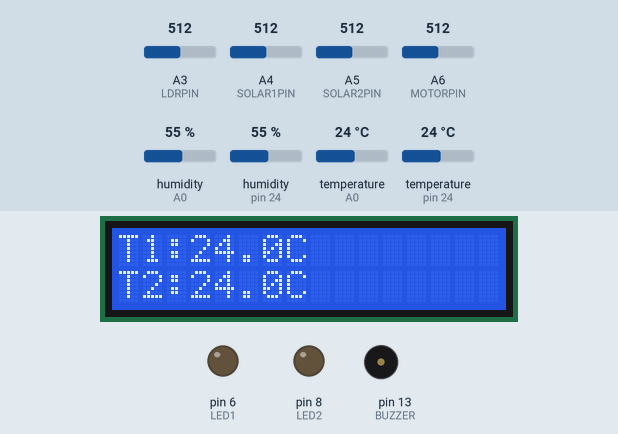
Simulated run of this sketch. Board: Arduino Nano, built with avr-gcc and run on an emulated ATmega328P. Shown: 16×2 character LCD, output pins drawn as LEDs (lit = HIGH), buzzer (waves = sounding, pin HIGH). The test bench sets the inputs (shaded band); at power-on: A3 (LDRPIN) = 512, temperature (sensors on A0, pin 24) 24 °C, A4 (SOLAR1PIN) = 512, A5 (SOLAR2PIN) = 512, A6 (MOTORPIN) = 512, humidity (sensors on A0, pin 24) 55 %. What the sketch prints to the serial monitor is not drawn.

Above: at 1.2 s.
1.3 s: A3 (LDRPIN) set to 487
At 9.7 s:
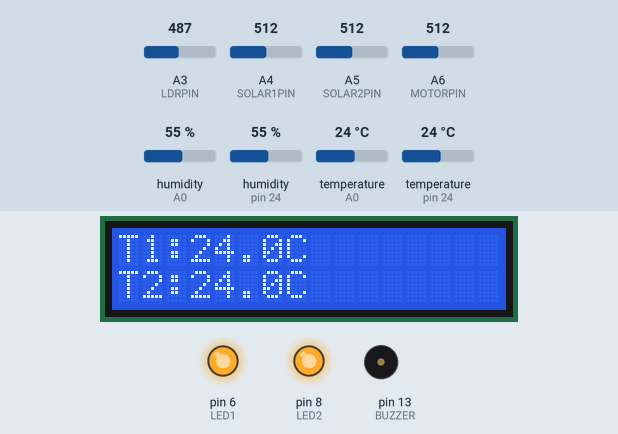
10.8 s: A3 (LDRPIN) set to 510
At 18.9 s:
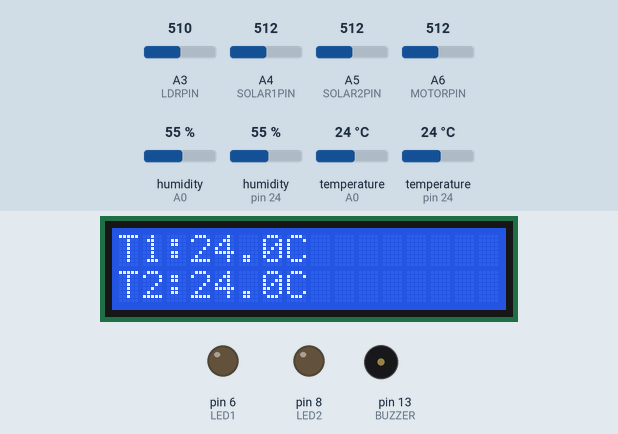
19.9 s: temperature (sensor on A0) set to 12 °C
At 28.0 s:
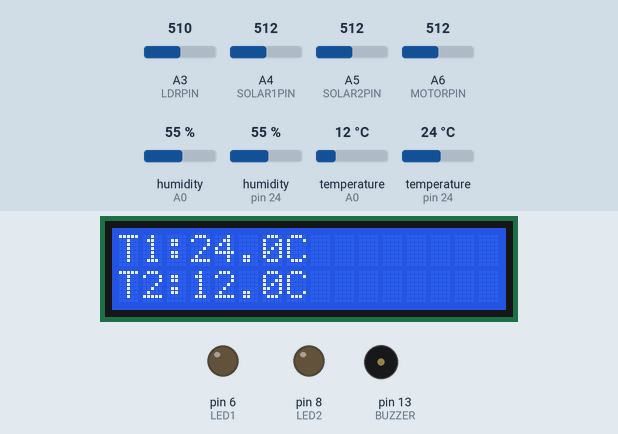
32.1 s: temperature (sensor on pin 24) set to 12 °C
At 37.1 s:
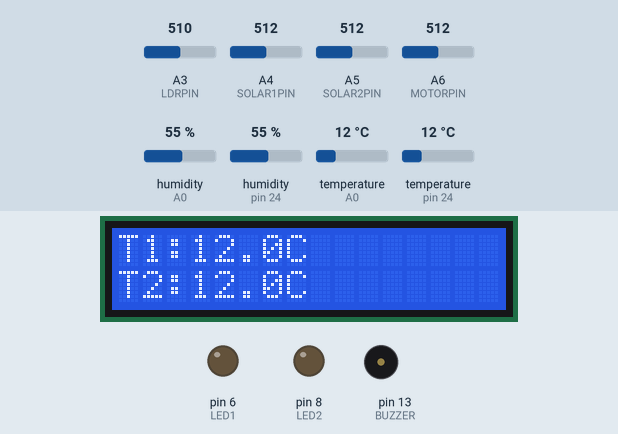
41.2 s: A4 (SOLAR1PIN) set to 490
At 52.3 s:
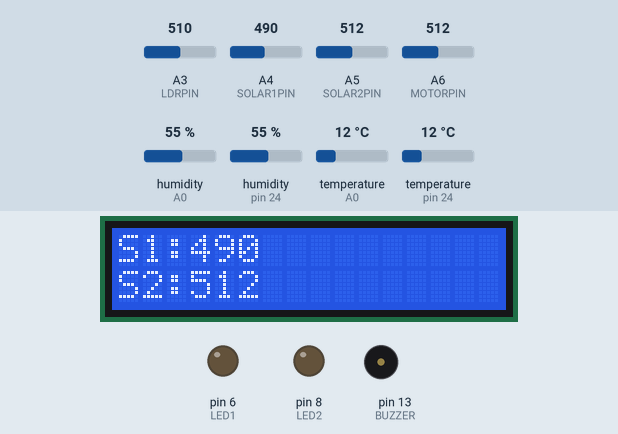
53.5 s: A5 (SOLAR2PIN) set to 490
At 61.4 s:
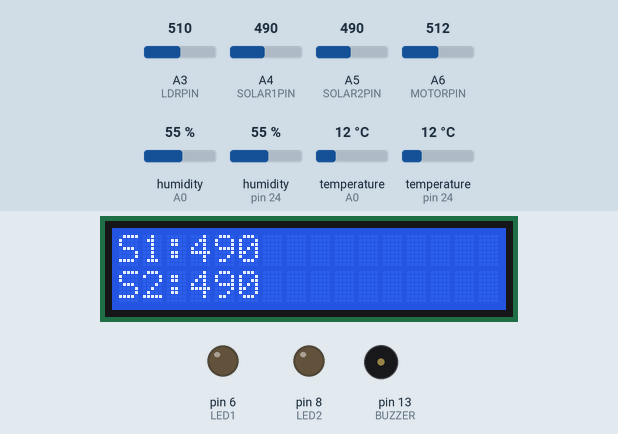
Timing chart, 0 to 62.9 s (numbered marks = the images above; inputs shaded):
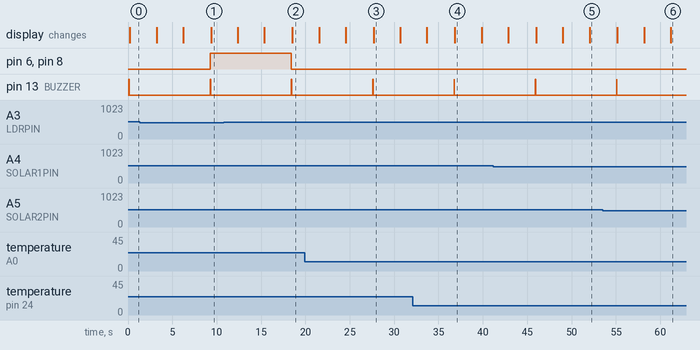

Measured:
- the behaviour switches between 500 and 499 on A3 (LDRPIN) (found by bisection; images 0 and 1)
- after the input at 1.3 s, pin 6 (LED1), pin 8 (LED2): LOW → HIGH after 8.0 s
- after the input at 10.8 s, pin 6 (LED1), pin 8 (LED2): HIGH → LOW after 7.6 s
- what the display in image 3 shows lasts 3.0 s, from 27.7 s to 30.7 s

The sketch:

GroenHuisLes6.ino
```cpp
#include <LiquidCrystal.h>
#include <DHT.h>

// ---------------- LCD ----------------
// RS, E, D4, D5, D6, D7
LiquidCrystal lcd(3, 5, 9, 10, 11, 12);

// ---------------- DHT ----------------
#define DHTTYPE DHT11
#define DHTPIN1 24
#define DHTPIN2 A0

DHT dht1(DHTPIN1, DHTTYPE);
DHT dht2(DHTPIN2, DHTTYPE);

// ---------------- ANALOGE SENSOREN ----------------
#define LDRPIN    A3
#define SOLAR1PIN A4
#define SOLAR2PIN A5
#define MOTORPIN  A6

// ---------------- OUTPUTS ----------------
#define LED1 6
#define LED2 8
#define BUZZER 13

// ---------------- HC-SR04 ----------------
#define TRIGPIN 2
#define ECHOPIN 4

// ---------------- VARIABLES ----------------
long duration;
float distance;

void setup() {
  lcd.begin(16, 2);

  dht1.begin();
  dht2.begin();

  pinMode(LED1, OUTPUT);
  pinMode(LED2, OUTPUT);
  pinMode(MOTORPIN, INPUT);

  pinMode(TRIGPIN, OUTPUT);
  pinMode(ECHOPIN, INPUT);

  pinMode(BUZZER, OUTPUT);

  Serial.begin(9600);
}

void loop() {

  // ---------------- SENSOREN ----------------
  float t1 = dht1.readTemperature();
  float t2 = dht2.readTemperature();

  int ldr    = analogRead(LDRPIN);
  int solar1 = analogRead(SOLAR1PIN);
  int solar2 = analogRead(SOLAR2PIN);
  int motor  = analogRead(MOTORPIN);

  // ---------------- LEDS ----------------
  digitalWrite(LED1, ldr < 500);
  digitalWrite(LED2, ldr < 500);

  // ---------------- MOTOR LOGICA ----------------
  if (solar1 > 300 || solar2 > 300) {
    digitalWrite(MOTORPIN, HIGH);
  } else {
    digitalWrite(MOTORPIN, LOW);
  }

  // ---------------- BUZZER LOGICA ----------------
  if (distance < 3) {

    digitalWrite(BUZZER, HIGH);
    delay(50);
    digitalWrite(BUZZER, LOW);
    delay(50);
  }
  else if (distance < 15) {

    digitalWrite(BUZZER, HIGH);
    delay(10);
    digitalWrite(BUZZER, LOW);
    delay(90);
  }
  else {
    digitalWrite(BUZZER, LOW);
  }

  // ---------------- SERIAL MONITOR ----------------
  Serial.print("Afstand: ");
  Serial.print(distance);
  Serial.println(" cm");

  // ---------------- LCD PAGINA 1 ----------------
  lcd.clear();

  lcd.setCursor(0, 0);
  lcd.print("T1:");
  lcd.print(isnan(t1) ? 0 : t1, 1);
  lcd.print("C");

  lcd.setCursor(0, 1);
  lcd.print("T2:");
  lcd.print(isnan(t2) ? 0 : t2, 1);
  lcd.print("C");

  delay(3000);

  // ---------------- LCD PAGINA 2 ----------------
  lcd.clear();

  lcd.setCursor(0, 0);
  lcd.print("M:");
  lcd.print(motor);

  delay(3000);

  // ---------------- LCD PAGINA 3 ----------------
  lcd.clear();

  lcd.setCursor(0, 0);
  lcd.print("S1:");
  lcd.print(solar1);

  lcd.setCursor(0, 1);
  lcd.print("S2:");
  lcd.print(solar2);

  delay(3000);
}
```
